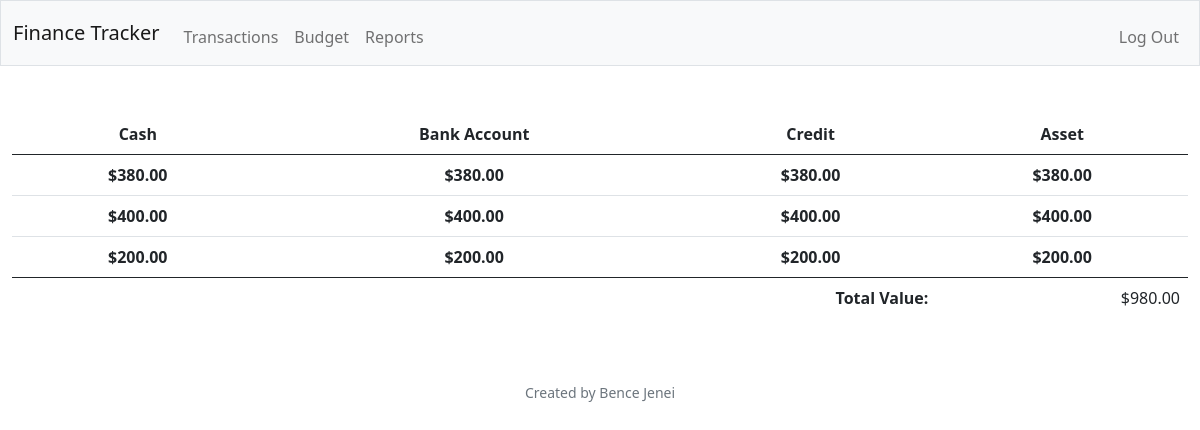
The page / (signed in) on the database as committed earlier.
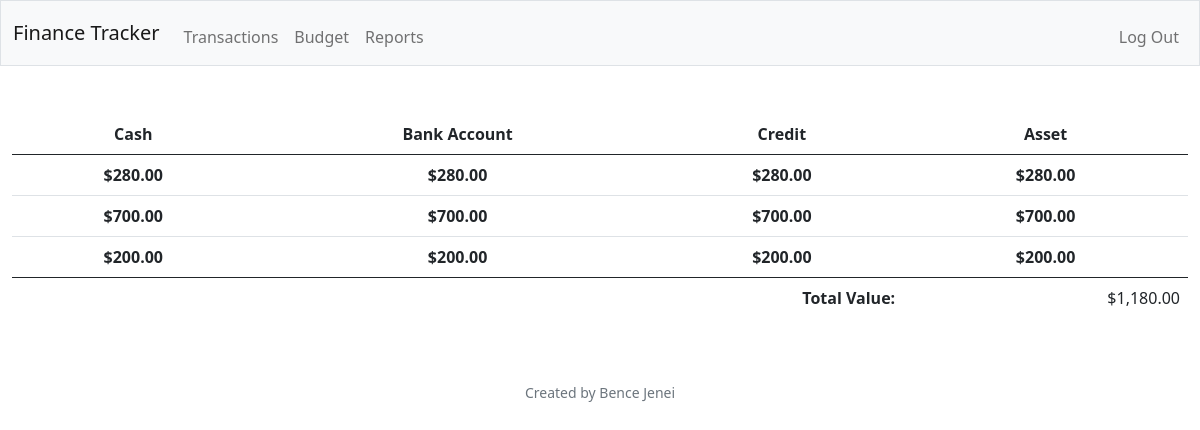
The same page on the database as committed later.
### tables this page shows
CREATE TABLE all_assets (id INTEGER PRIMARY KEY AUTOINCREMENT NOT NULL, username TEXT NOT NULL, transaction_type TEXT NOT NULL, possession_type TEXT NOT NULL, amount NUMERIC NOT NULL, date TIMESTAMP NOT NULL DEFAULT CURRENT_TIMESTAMP);

### app.py (the view)
@app.route('/')
@login_required
def main_page():
    if request.method == "GET":
        connection = sqlite3.connect("testDB.db")
        connection.row_factory = dict_factory
        cur = connection.cursor()
        user_data = cur.execute(   """
                                    SELECT username
                                    FROM users
                                    WHERE id = ?
                                    """
                                    ,(session["user_id"],))
        user = user_data.fetchall()
        username = user[0]["username"]
        dashboard_data = cur.execute(   """
                                        SELECT possession_type, amount
                                        FROM all_assets
                                        WHERE username = ?
                                        """
                                        , (username,))
        dashboard = dashboard_data.fetchall()
        total_value = 0
        for data in dashboard:
            total_value += int(data["amount"])
        connection.close()
    return render_template("main_page.html", dashboard=dashboard, total_value=total_value)

### app.py (called while the page is built)
def dict_factory(cursor, row):
    fields = [column[0] for column in cursor.description]
    return {key: value for key, value in zip(fields, row)}

### helpers.py (called while the page is built)
def login_required(f):
    @wraps(f)
    def decorated_function(*args, **kwargs):
        if session.get('user_id') is None:
            return redirect('/login')
        return f(*args, **kwargs)
    return decorated_function

def usd(amount):
    return f"${amount:,.2f}"

### templates/main_page.html (shortened to what this page needs)
{% extends "layout.html" %}
{% block main %}
    <table class="table table-hover">
        <thead>
            <tr>
              <th scope="col">Cash</th>
              <th scope="col">Bank Account</th>
              <th scope="col">Credit</th>
              <th scope="col">Asset</th>
            </tr>
          </thead>
          <tbody>
            {% for data in dashboard %}
            <tr>
              <th>{{ data.amount | usd }} </th>
              <th>{{ data.amount | usd }} </th>
              <th>{{ data.amount | usd }} </th>
              <th>{{ data.amount | usd }} </th>
            </tr>
            {% endfor %}
          </tbody>
          <tfoot>
            <tr>
              <td class="border-0 fw-bold text-end" colspan="3">Total Value:</td>
              <td class="border-0 w-bold text-end" colspan="3">{{ total_value | usd }}</td>
            </tr>
          </tfoot>
    </table>
{% endblock %}

Rows that differ between the two databases and show on the page:
changed all_assets (number 1 of 3 on the later page): amount "$380.00" → "$280.00"
changed all_assets (number 2 of 3 on the later page): amount "$400.00" → "$700.00"
Other text that changed with them:
{{ total_value | usd }}: "$980.00" → "$1,180.00"
